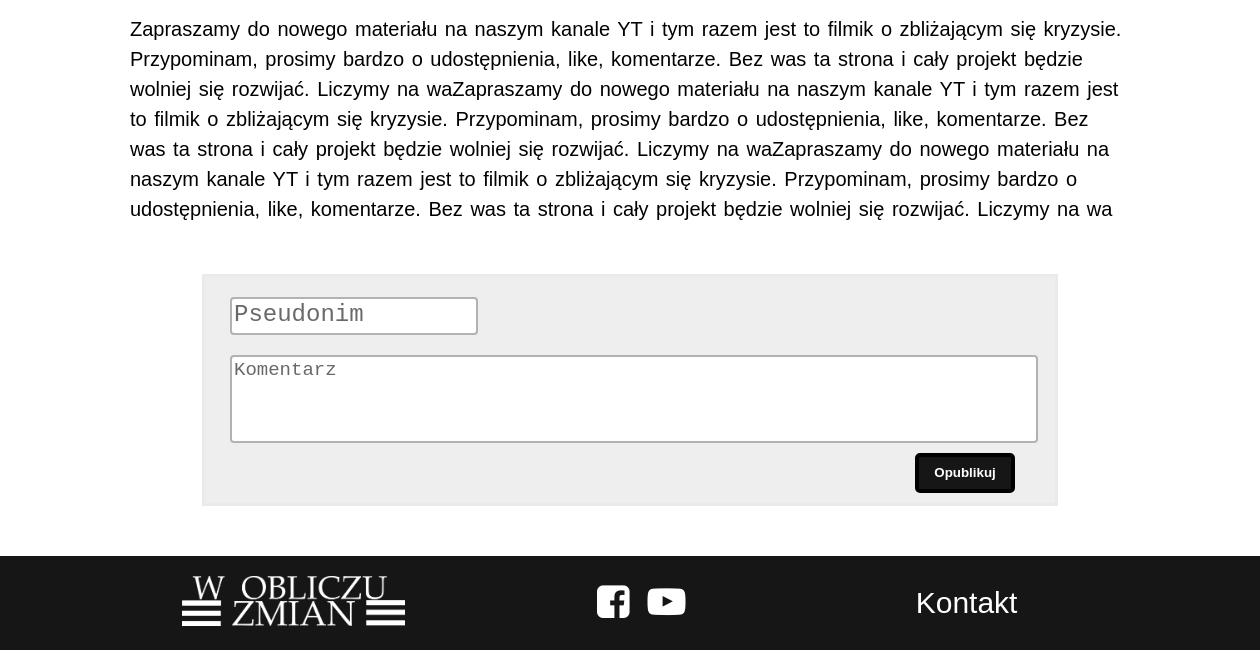
Before: /articles/jakis-tytul-kurwa (lower part) with the older database file.
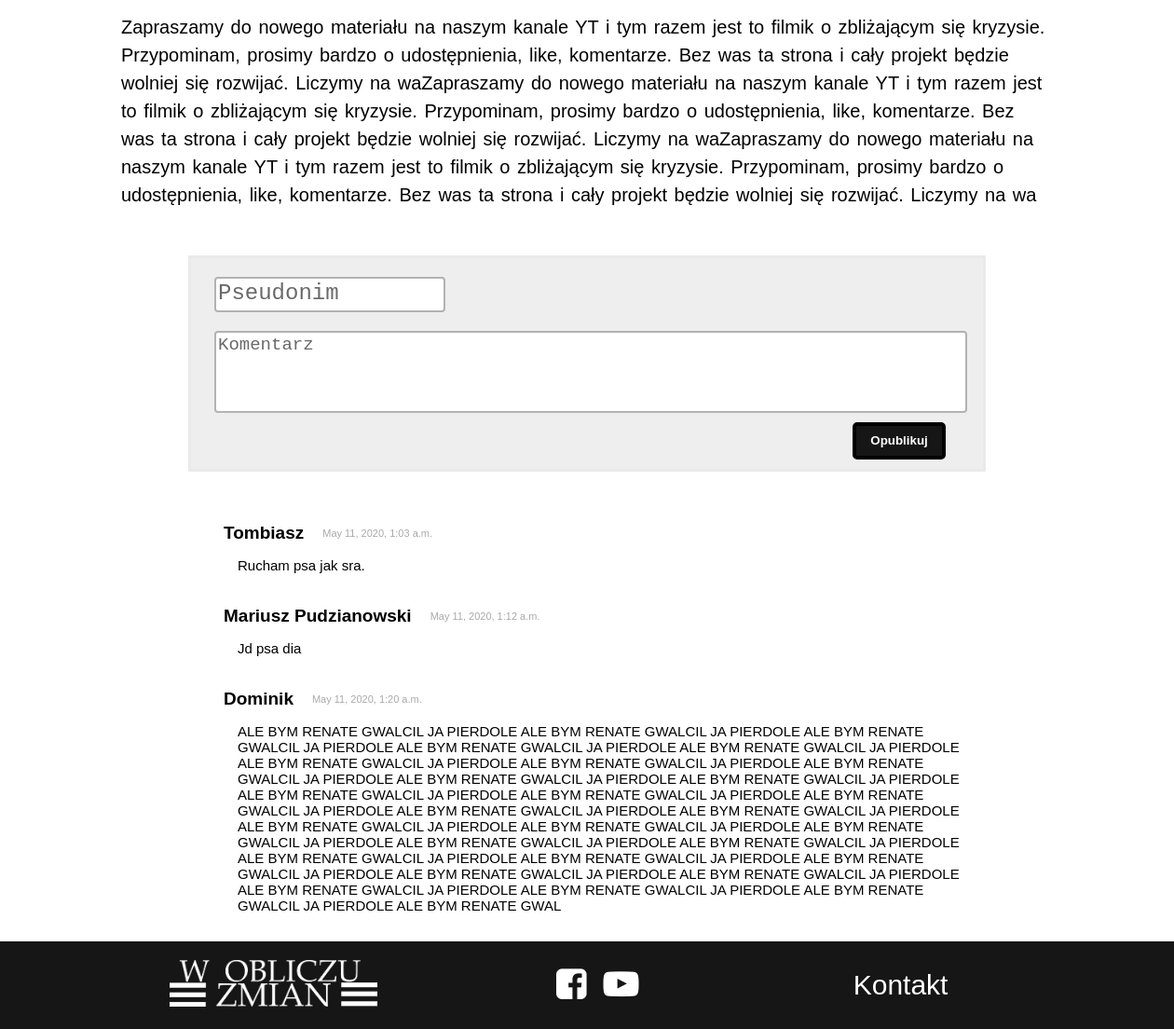
After: the same page with the newer database file.
### Wobliczu/models.py (models this page shows)
class Comment(models.Model):
    article = models.ForeignKey(Article, on_delete=models.CASCADE, blank=True)
    username = models.CharField(max_length=35, null=True)
    pub_date = models.DateTimeField(auto_now_add=True, blank=True)
    content = models.CharField(max_length=999, null=True)

### Wobliczu/views.py (the view)
# urls.py: path('articles/<slug:slug>', renderSingleArticle, name='single-article'),
def renderSingleArticle(request, slug):
    if request.method == 'POST':
        commentForm = AddCommentForm(request.POST)
        print('j')
        if commentForm.is_valid():
            print('d')
            comment = commentForm.save(commit=False)
            comment.article = Article.objects.get(slug=slug)
            articleCom = comment.article
            commentForm.save()
            comment.save()
            print('psa')
            link = '/articles/' + slug
            return HttpResponseRedirect(link)
    else:
        articleCom = Article.objects.get(slug=slug)
        commentForm = AddCommentForm()
    context = {
        'object': Article.objects.get(slug=slug),
        'commentForm': commentForm,
        'comments': Comment.objects.filter(article=Article.objects.get(slug=slug))
    }
    return render(request, 'articles/article.html', context)

### Wobliczu/forms.py
class AddCommentForm(forms.ModelForm):
    class Meta:
        model = Comment
        fields = ('username', 'content', 'article')
        widgets = {
            'username': forms.Textarea(attrs={'class': 'commentUsername', 'placeholder': 'Pseudonim'}),
            'content': forms.Textarea(attrs={'class': 'commentContent', 'placeholder': 'Komentarz'}),
        }

### Wobliczu/models.py (called while the page is built)
    def __str__(self):
        return self.user.first_name

### templates/articles/article.html (shortened to what this page needs)
{% extends "base.html" %}
{% block content %}
<!DOCTYPE html>
<html lang="en">
<head>
    <link rel="stylesheet" type="text/css" href="../../static/css/articleS.css">
</head>
<body>
<div class="container">
    {% if object.text_section_two %}
    <div class="addTxt">
        {{ object.text_section_two }}
    </div>
    {% endif %}
</div>
</body>
</html>
<div id="commentContainer">
    <form method="post">
    <div class="commentBox">
        {{commentForm.username}}
        {{ commentForm.content }}
        <button type="submit" class="btnCom">Opublikuj</button>
    </div>
    </form>
    {% for comment in comments %}
        <div class="box">
        <div class="comUN">{{ comment.username }}</div><div class="pubdate">{{ comment.pub_date }}</div>
        <div class="comC">{{ comment.content }}</div>
        </div>
    {% endfor %}
</div>
{% endblock %}

Changed rows visible on the page:
added Comment: username "Tombiasz", pub_date "May 11, 2020, 1:03 a.m.", content "Rucham psa jak sra."
added Comment: username "Mariusz Pudzianowski", pub_date "May 11, 2020, 1:12 a.m.", content "Jd psa dia"
added Comment: username "Dominik", pub_date "May 11, 2020, 1:20 a.m.", content "ALE BYM RENATE GWALCIL JA PIERDOLE ALE BYM RENATE GWALCIL JA PIERDOLE ALE BYM RENATE GWALCIL JA PIERDOLE ALE BYM RENATE GWALCIL JA PIERDOLE ALE BYM RENATE GWALCIL JA PIERDOLE ALE BYM RENATE GWALCIL JA PIERDOLE ALE BYM RENATE GWALCIL JA PIERDOLE ALE BYM RENATE GWALCIL JA PIERDOLE ALE BYM RENATE GWALCIL JA PIERDOLE ALE BYM RENATE GWALCIL JA PIERDOLE ALE BYM RENATE GWALCIL JA PIERDOLE ALE BYM RENATE GWALCIL JA PIERDOLE ALE BYM RENATE GWALCIL JA PIERDOLE ALE BYM RENATE GWALCIL JA PIERDOLE ALE BYM RENATE GWALCIL JA PIERDOLE ALE BYM RENATE GWALCIL JA PIERDOLE ALE BYM RENATE GWALCIL JA PIERDOLE ALE BYM RENATE GWALCIL JA PIERDOLE ALE BYM RENATE GWALCIL JA PIERDOLE ALE BYM RENATE GWALCIL JA PIERDOLE…"
